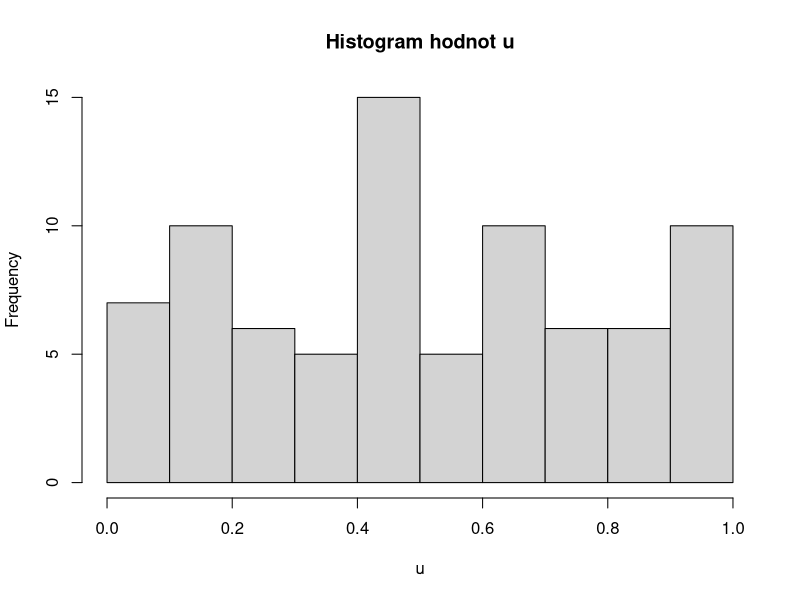
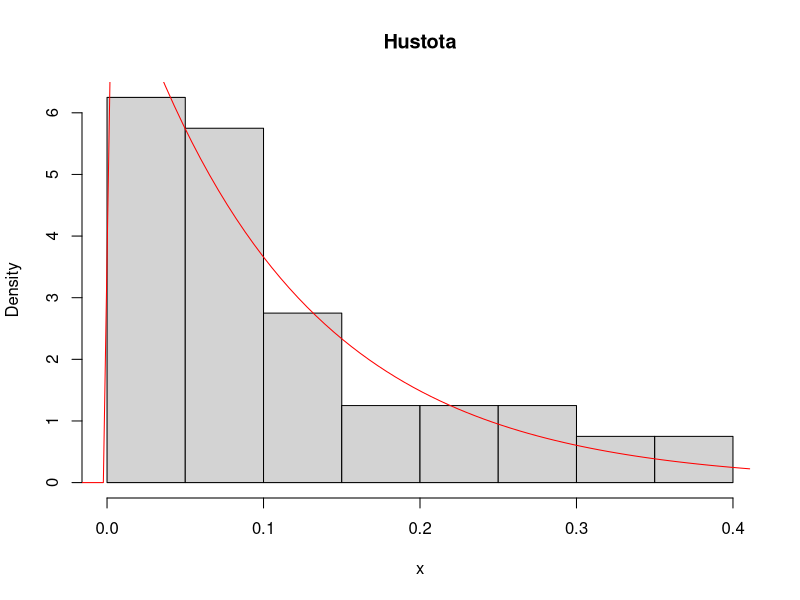
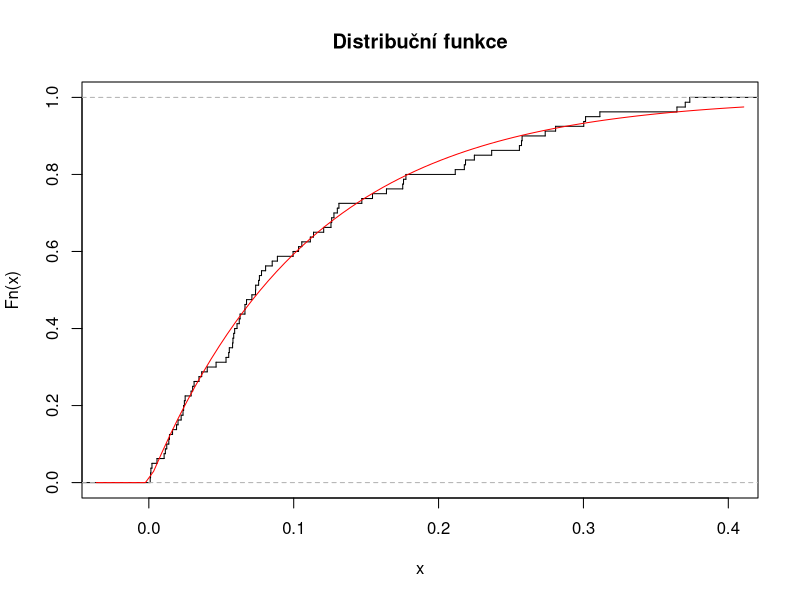
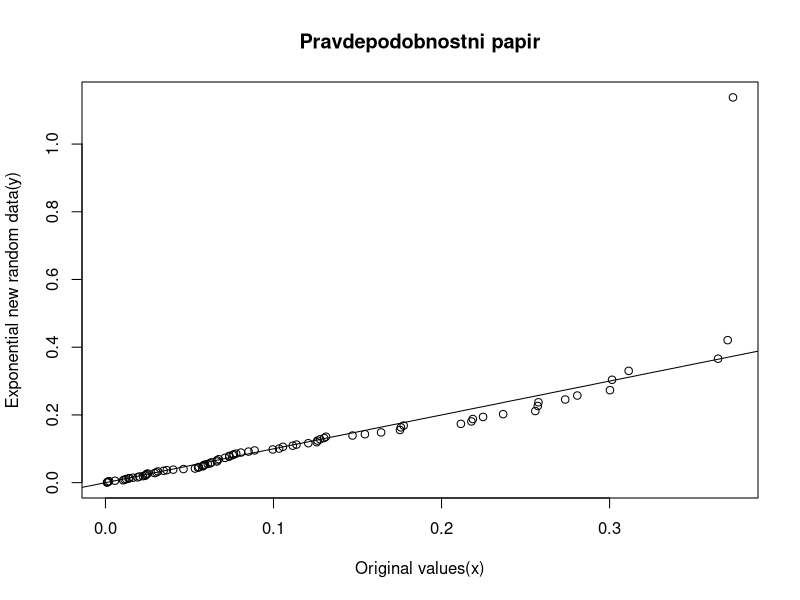
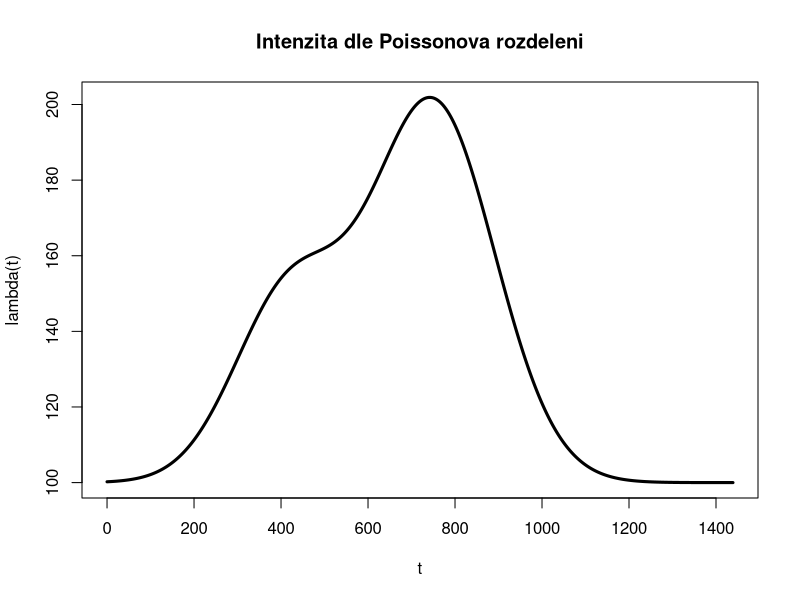
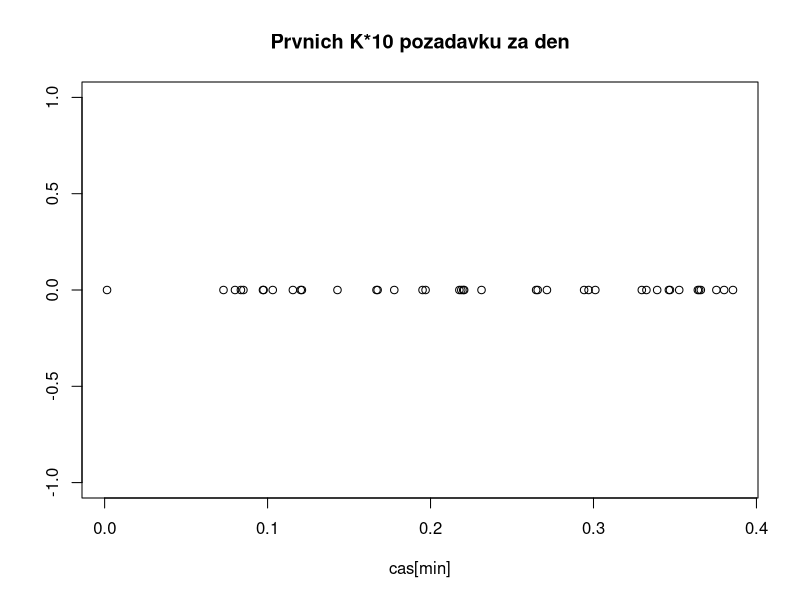
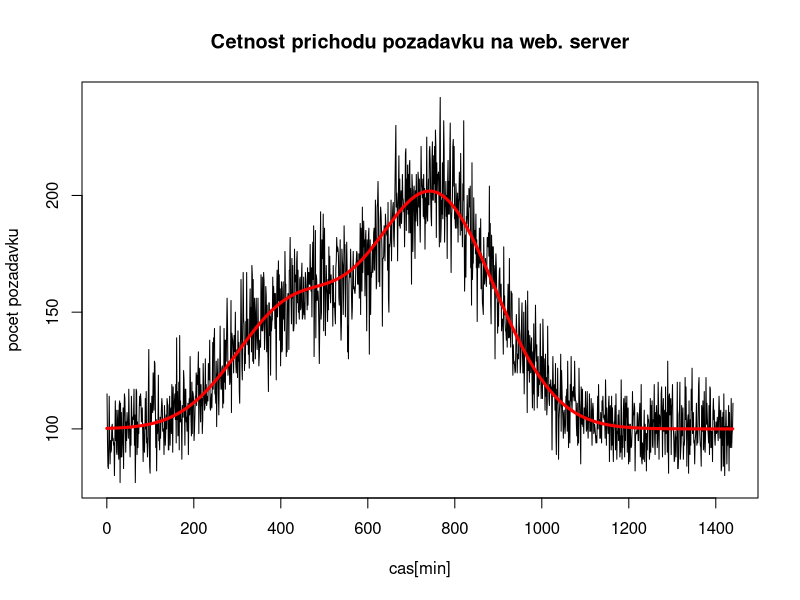
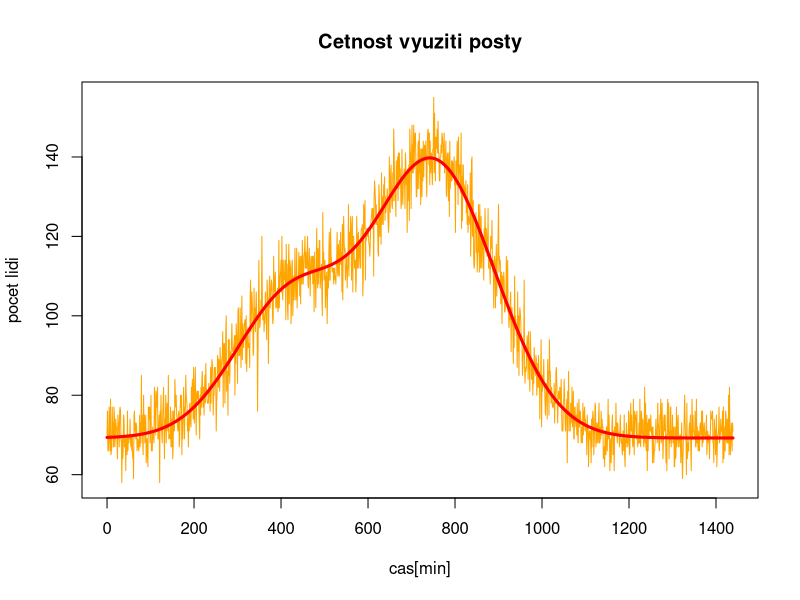

Write R code to recreate these figures, in order.
#Vycisteni konzole
cat("\014")  

#Reprezentant: Jiri Nadvornik
K = 4
L = 9
n = K*20

#Rovnomerne rozdeleni 'n' hodnot
u = runif(n, min=0, max=1)
u
hist(u, main="Histogram hodnot u")

#transformace dat dle inverzní distribuční funkce. Dle vzorce T= -ln(U)/lambda
#viz http://en.wikipedia.org/wiki/Exponential_distribution#Generating_exponential_variates
x=-log(1-u)/L
x

#Histogram 'x'  + graf hustoty EXP(L)
hist(x, breaks=3*K, probability=TRUE, main="Hustota")
xWidth=max(x)-min(x)
xGrid=seq(min(x)-0.1*xWidth,max(x)+0.1*xWidth,length=K*20)
lines (xGrid,dexp(xGrid, rate=L), col='red')

#Empiricka dist. fce 'x' + Distribucni funkce EXP(L)
plot(ecdf(x), verticals=TRUE, do.points = FALSE, main="Distribuční funkce")
lines (xGrid,pexp(xGrid, rate = L), col='red')

#Q-Q plot pro vzorkova data a nove vygenerovana data
y=rexp(1000, rate=L)
qqplot(x,y, plot.it=TRUE, xlab="Original values(x)", ylab="Exponential new random data(y)", main="Pravdepodobnostni papir")
#referencni osa
abline(a=0, b=1)

#Part 2

#lambda ze zadani
lambda = function(t) { 100 + 50/exp((t - 420)^2/(3600*L)) + 100/exp((L*(t - 480 - 30*L)^2)/360000)}
#minuty ve 24 hodinach
t=seq(0,24*60-1)
plot (t,lambda(t), lty="solid", lwd=3, type='l', main="Intenzita dle Poissonova rozdeleni") 

#maximalni hodnota, ktere funkce nabyva
lambda_maximum = optimize(lambda, interval=c(0, 24*60), maximum=TRUE)$objective
t=0
i=0
result = list()
#Generovani prichodu pozadavku pro prvni den
#Po pruchodu cyklem budou v listu result() casy prichodu pro prvni den
while(t < 24*60){
  lambda_t = lambda(t)
  
  t = t + rexp(1, lambda_maximum)
  
  #dalsi vygenerovany cas by byl uz mimo ramec jednoho dne
  #ukoncime cyklus
  if(t > 24*60){
    break
  }
  
  s = runif(1, min=0, max=1)
  if(s <= lambda_t/lambda_maximum){
    i = i + 1
    result[i] = t
  }
  
}

#2.2
#Vybrani nejvyssi hodnoty ve vysledcich
xWidth=max(unlist(result))
xGrid=seq(min(x)-0.1*xWidth,max(x)+0.1*xWidth,length=K*10)
#Pozadujeme pouze prvnich K*10 vysledku z prvniho dne
result_firstTen = result[0:(K*10)]
plot(result_firstTen,rep(0, length(result_firstTen)), xlab= "cas[min]", ylab = "", main="Prvnich K*10 pozadavku za den")

#2.3
t=seq(0,24*60-1)
#plot(t,rpois(t, lambda(t)), type="l", col="black", xlab = "cas[min]", ylab="pocet pozadavku", main="Cetnost prichodu pozadavku na web. server")
#Vykresleni krivky za pomoci dat z histogramu
h=hist(unlist(result), breaks=24*60, plot=FALSE)
plot(h$mids, h$counts, type="l", xlab = "cas[min]", ylab="pocet pozadavku", main="Cetnost prichodu pozadavku na web. server")
lines(t, lambda(t), col="red", lwd=3)

#Part 3

kuryr_prob = K/(K+L)
kuryr_list = list()
posta_list = list()
index=0
#Vnejsi cyklus projede kazdou minutu dne a vygeneruje
#pocet objednavek pro danou minutu
while(index <= 24*60){
  lambda_t = lambda(index)
  index_inner=0
  kuryr_list[index] = 0
  posta_list[index] = 0
  #Pro kazdou objednavku z dane minuty rozhodneme pouzitou sluzbu
  while(index_inner < lambda_t){
    r = runif(1, min=0, max=1)
    if(r <= kuryr_prob){
      kuryr_list[index] = as.numeric(kuryr_list[index]) + 1
    }else{
      posta_list[index] = as.numeric(posta_list[index]) + 1
    }
    
    index_inner = index_inner + 1
  }
  index = index + 1
}

#Plot vyuziti posty
plot(t, posta_list, typ="l", col="orange", xlab = "cas[min]", ylab="pocet lidi", main="Cetnost vyuziti posty")
lines(t, lambda(t)*(1-kuryr_prob), col="red", lwd="3")
#Plot vyuziti kuryra
plot(t, kuryr_list, typ="l", col="green", xlab = "cas[min]", ylab="pocet lidi", main = "Cetnost vyuziti kuryra")
lines(t, lambda(t)*(kuryr_prob), col="red", lwd="3")


#Plot sloucenych grafu
plot(t, posta_list, typ="l", col="orange", xlab = "cas[min]", ylab="pocet lidi", main="Porovnání četnosti využití obou služeb"
     ,ylim=c(20,160))
lines(t, lambda(t)*(1-kuryr_prob), col="red", lwd="3")
lines(t, kuryr_list, typ = "l", col="green")
lines(t, lambda(t)*(kuryr_prob), col="red", lwd="3")



